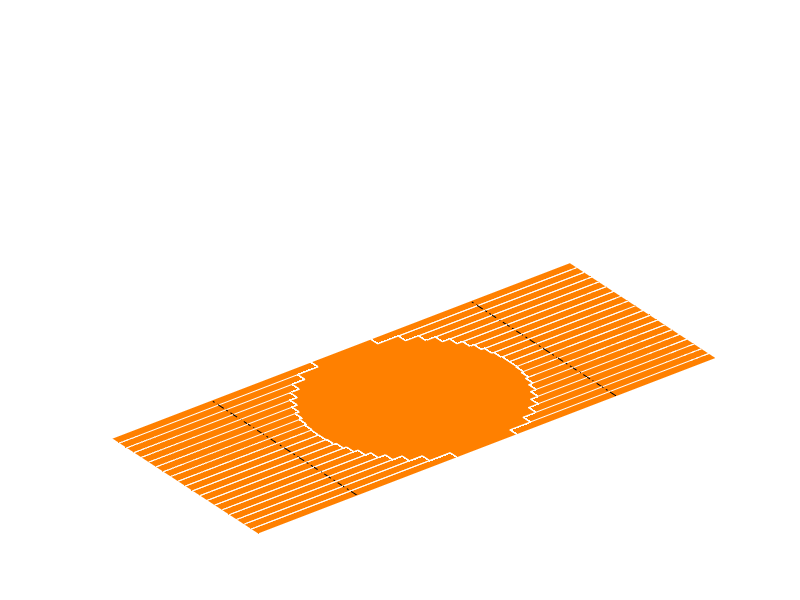

Recreate this plot in MATLAB. (Note: this script raises an error after producing the figure.)
clear
close all
clc
L=120;  %长
D=50;   %宽，圆桌面直径
d=2.5;  %木板宽
hL=L/2; %半长
R=D/2;  %圆桌面半径
y=-R+d/2:d:R-d/2; %长条宽度方向中心位置
x=sqrt(R^2-y.^2); %长条中心在圆上的位置
H=hL-x(1);        %最长腿长度，也就是最大桌子高度
  
Tx=[x -x;x -x];Ty=[y-d/2 fliplr(y)+d/2;y+d/2 fliplr(y)-d/2]; %桌面数据
Tx=Tx(:);Ty=Ty(:);Tz=zeros(size(Tx));
legx=[hL*ones(size(x));hL*ones(size(x));x;x];             %桌腿数据     
legy=[y-d/2;y+d/2;y+d/2;y-d/2];
legz=zeros(size(legx)); 
zhoux=[hL-H/2;hL-H/2];zhouy=[-R R];zhouz=[0;0];             %轴数据
                            
figure(1),clf;
h1=patch(Tx,Ty,Tz,'facecolor',[1 0.5 0],'edgecolor',[1 1 1]);
h2=patch(legx,legy,legz,'facecolor',[1 0.5 0],'edgecolor',[1 1 1]);
h3=patch(-legx,legy,legz,'facecolor',[1 0.5 0],'edgecolor',[1 1 1]);
hold on
h4=plot3(zhoux,zhouy,zhouz,'k-.');
h5=plot3(-zhoux,zhouy,zhouz,'k-.');
hold off
view(3);
axis equal;
axis([-hL hL -R R 0 H]);
axis off;
ddeg=2;                    %角度增量
f=getframe(gcf);  
imind=frame2im(f);
[imind,cm] = rgb2ind(imind,256);
imwrite(imind,cm,'1.gif','gif', 'Loopcount',inf,'DelayTime',0.01);
for deg=0:ddeg:75          %最长条桌腿相对桌面折叠角度
    zz=-H/2*sind(deg);     %轴相对桌面高度
    xx=x(1)+H/2*cosd(deg); %轴横坐标
    alldeg=atan2(-zz*ones(size(x)),xx-x); %每个条腿折叠角度
    allx=(hL-x).*cos(alldeg)+x;           %每条腿末端x坐标
    allz=-(hL-x).*sin(alldeg);            %每条腿末端z坐标
    minz=min(allz);                       %最小z坐标
    legx=[allx;allx;x;x];                 %腿x数据  
    legz=[allz;allz;zeros(size(allz));zeros(size(allz))]-minz;%t腿z数据
    set(h1,'ZData',-minz*ones(size(Tz)));
    set(h2,'XData',legx,'ZData',legz);
    set(h3,'XData',-legx,'ZData',legz);
    set(h4,'XData',[xx;xx],'ZData',[zz;zz]-minz);
    set(h5,'XData',-[xx;xx],'ZData',[zz;zz]-minz);
    pause(0.1);
    drawnow;
    f=getframe(gcf);  
    imind=frame2im(f);
    [imind,cm] = rgb2ind(imind,256);
    imwrite(imind,cm,'1.gif','gif','WriteMode','append','DelayTime',0.01);
end